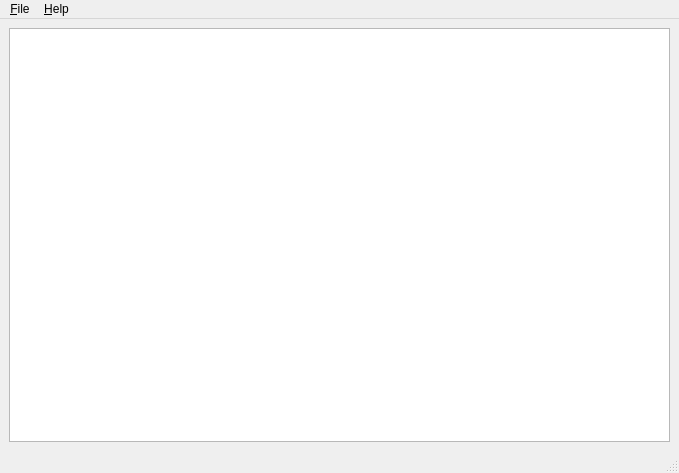
<?xml version="1.0" encoding="UTF-8"?>
<ui version="4.0">
 <class>MainWindow</class>
 <widget class="QMainWindow" name="MainWindow">
  <property name="geometry">
   <rect>
    <x>0</x>
    <y>0</y>
    <width>679</width>
    <height>473</height>
   </rect>
  </property>
  <property name="windowTitle">
   <string>MainWindow</string>
  </property>
  <widget class="QWidget" name="centralwidget">
   <layout class="QVBoxLayout" name="verticalLayout_2">
    <item>
     <layout class="QVBoxLayout" name="verticalLayout">
      <item>
       <widget class="QPlainTextEdit" name="textBox">
        <property name="font">
         <font>
          <family>Courier New</family>
          <pointsize>10</pointsize>
         </font>
        </property>
       </widget>
      </item>
     </layout>
    </item>
   </layout>
  </widget>
  <widget class="QMenuBar" name="menubar">
   <property name="geometry">
    <rect>
     <x>0</x>
     <y>0</y>
     <width>679</width>
     <height>22</height>
    </rect>
   </property>
   <widget class="QMenu" name="menuFile">
    <property name="title">
     <string>&amp;File</string>
    </property>
    <addaction name="actionOpen"/>
    <addaction name="separator"/>
    <addaction name="actionExit"/>
   </widget>
   <widget class="QMenu" name="menuAbout">
    <property name="title">
     <string>&amp;Help</string>
    </property>
    <addaction name="actionHelp"/>
    <addaction name="actionAbout"/>
   </widget>
   <addaction name="menuFile"/>
   <addaction name="menuAbout"/>
  </widget>
  <widget class="QStatusBar" name="statusbar"/>
  <action name="actionOpen">
   <property name="text">
    <string>&amp;Open Schematic</string>
   </property>
   <property name="toolTip">
    <string>Open QSpice Schematic</string>
   </property>
  </action>
  <action name="actionExit">
   <property name="text">
    <string>E&amp;xit</string>
   </property>
   <property name="toolTip">
    <string>Exit program</string>
   </property>
  </action>
  <action name="actionHelp">
   <property name="text">
    <string>Help</string>
   </property>
  </action>
  <action name="actionAbout">
   <property name="text">
    <string>About</string>
   </property>
  </action>
  <action name="actionGenerate">
   <property name="text">
    <string>Generate</string>
   </property>
   <property name="menuRole">
    <enum>QAction::TextHeuristicRole</enum>
   </property>
  </action>
 </widget>
 <resources/>
 <connections/>
</ui>
